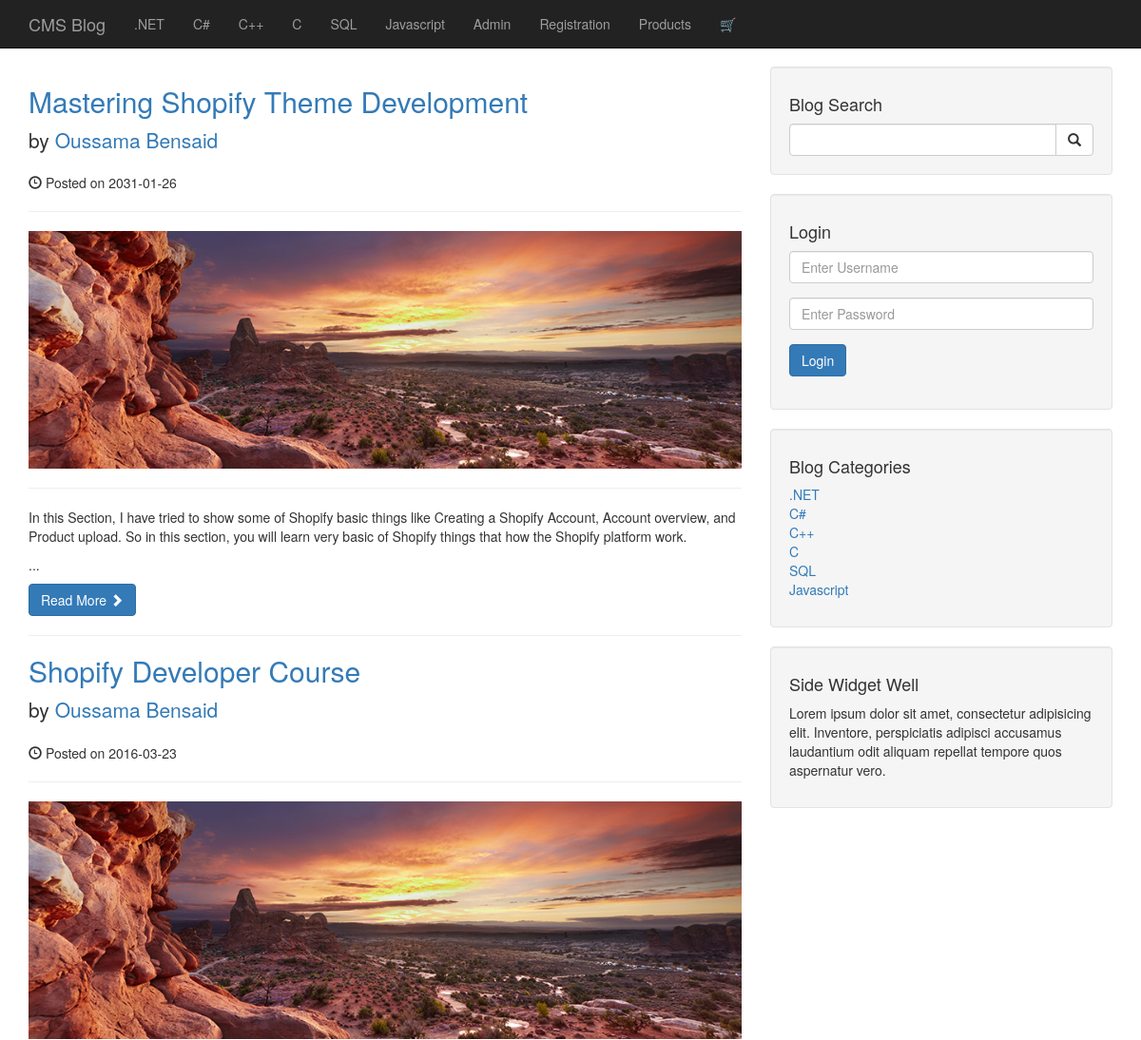
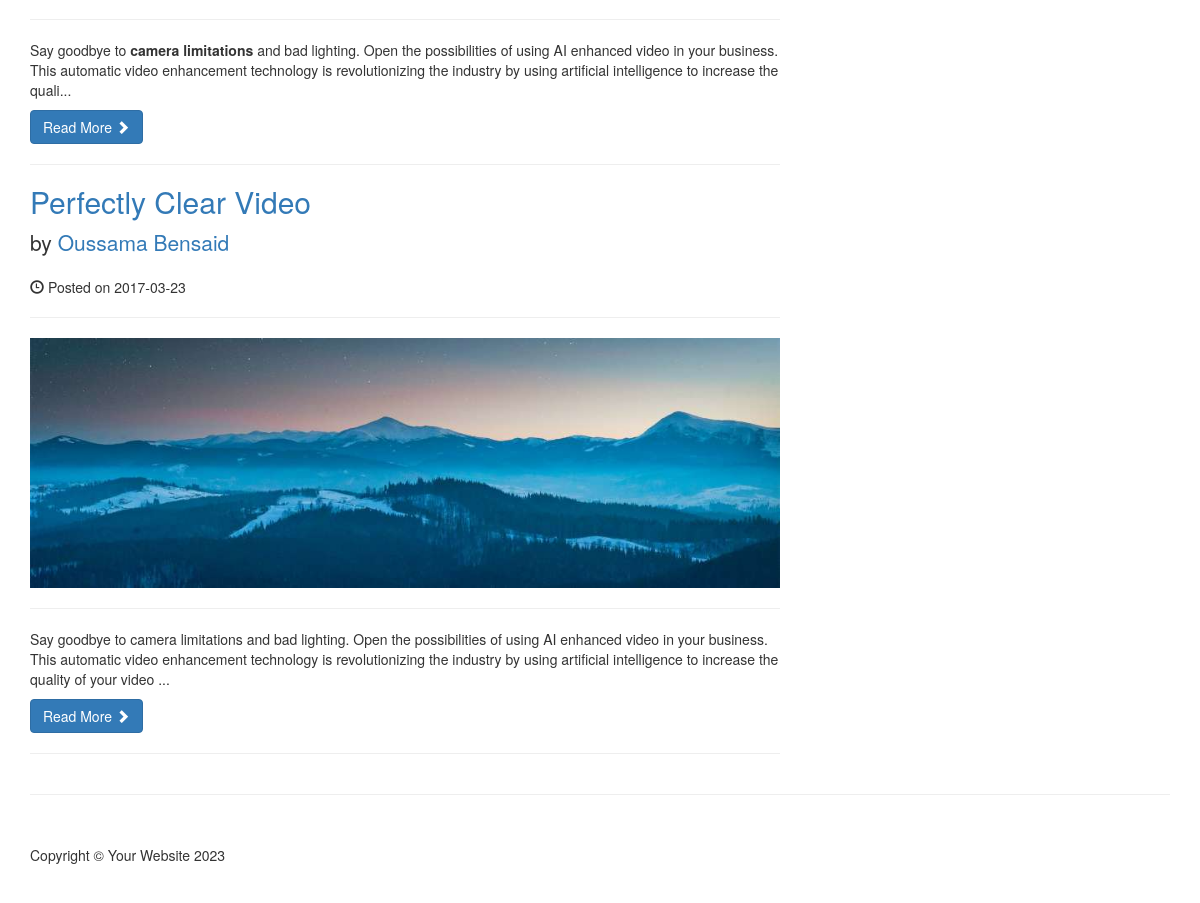
The page / on the database its author committed (2 pictures, top to bottom).
### tables this page shows
CREATE TABLE `categories` (
  `cat_id` int(3) NOT NULL,
  `cat_title` varchar(255) NOT NULL
);

CREATE TABLE `posts` (
  `post_id` int(3) NOT NULL,
  `post_category_id` int(11) NOT NULL,
  `post_title` varchar(255) NOT NULL,
  `post_author` varchar(255) NOT NULL,
  `post_date` date NOT NULL,
  `post_image` text NOT NULL,
  `post_content` text NOT NULL,
  `post_tags` varchar(255) NOT NULL,
  `post_comment_count` int(11) NOT NULL,
  `post_status` varchar(255) NOT NULL DEFAULT 'draft'
);

### index.php (the view, shortened to what this page needs)
<?php
include "includes/header.php";
include "includes/navigation.php";
?>
<div class="container">
    <div class="row">
        <div class="col-md-8">
            <?php
            $query = "SELECT * FROM posts WHERE post_status='Published'";
            $fetch_data = mysqli_query($connection, $query);
            if (mysqli_num_rows($fetch_data) == 0) {
                echo "<h1 class='text-center'>No content Found</h1>";
            } else {
                while ($Row = mysqli_fetch_assoc($fetch_data)) {
                    $post_id = $Row['post_id'];
                    $post_title = $Row['post_title'];
                    $post_author = $Row['post_author'];
                    $post_date = $Row['post_date'];
                    $post_image = $Row['post_image'];
                    $post_content = substr($Row['post_content'], 0, 270) . "...";
                    ?>
                    <h2>
                        <a href="post.php?p_id=<?php echo $post_id ?>"><?php echo $post_title ?></a>
                    </h2>
                    <p class="lead">
                        by <a href="index.php"><?php echo $post_author ?></a>
                    </p>
                    <p><span class="glyphicon glyphicon-time"></span> Posted on <?php echo $post_date ?></p>
                    <hr>
                    <a href="post.php?p_id=<?php echo $post_id ?>">
                        <img class="img-responsive" src="images/<?php echo $post_image ?>" alt="">
                    </a>
                    <hr>
                    <p><?php echo $post_content ?></p>
                    <a class="btn btn-primary" href="post.php?p_id=<?php echo $post_id ?>">Read More <span class="glyphicon glyphicon-chevron-right"></span></a>
                    <hr>
            <?php
                }
            } ?>
        </div>
        <?php
        include "includes/sidebar.php"
        ?>
    </div>
    <hr>
    <?php
    include "includes/footer.php"
    ?>

### includes/header.php (shortened to what this page needs)
<!DOCTYPE html>
<html lang="en">
<head>
    <link href="css/bootstrap.min.css" rel="stylesheet">
    <link href="css/blog-home.css" rel="stylesheet">
</head>
<body>

### includes/navigation.php (shortened to what this page needs)
<nav class="navbar navbar-inverse navbar-fixed-top" role="navigation">
    <div class="container">
        <div class="navbar-header">
            <a class="navbar-brand" href="index.php">CMS Blog</a>
        </div>
        <div class="collapse navbar-collapse" id="bs-example-navbar-collapse-1">
            <ul class="nav navbar-nav">
                <?php
                $query = "SELECT * FROM categories";
                $fetch_data = mysqli_query($connection, $query);
                while ($Row = mysqli_fetch_assoc($fetch_data)) {
                    $cat_title = $Row['cat_title'];
                    $cat_id = $Row['cat_id'];
                    echo "<li><a href='category.php?category=$cat_id'>$cat_title</a></li>";
                }
                ?>
                <li><a href='admin'>Admin</a></li>
                <li><a href='registration.php'>Registration</a></li>
                <li><a href='products.php'>Products</a></li>
                <li><a href='cart.php' title="Shopping Cart">🛒<i class="fa fa-shopping-cart"></i></a></li>
            </ul>
        </div>
    </div>
</nav>

### includes/sidebar.php
<div class="col-md-4">
    <div class="well">
        <h4>Blog Search</h4>
        <form action="search.php" method="POST">
            <div class="input-group">
                <input type="text" name="search" class="form-control">
                <span class="input-group-btn">
                    <button class="btn btn-default" type="submit" name="submit">
                        <span class="glyphicon glyphicon-search"></span>
                    </button>
                </span>
            </div>
        </form>
    </div>
    <div class="well">
        <h4>Login</h4>
        <form action="includes/login.php" method="POST">
            <div class="form-group">
                <input type="text" name="username" class="form-control" placeholder="Enter Username">
            </div>
            <div class="form-group">
                <input type="password" name="password" class="form-control" placeholder="Enter Password">
            </div>
            <div class="form-group">
                <button class="btn btn-primary" type="submit" name="login">
                    Login
                </button>
            </div>
        </form>
    </div>
    <div class="well">
        <h4>Blog Categories</h4>
        <div class="row">
            <div class="col-lg-12">
                <ul class="list-unstyled">
                    <?php
                    $query = "SELECT * FROM categories LIMIT 7";
                    $fetch_data = mysqli_query($connection, $query);
                    while ($Row = mysqli_fetch_assoc($fetch_data)) {
                        $cat_title = $Row['cat_title'];
                        $cat_id = $Row['cat_id'];
                        echo "<li><a href='category.php?category=$cat_id'>$cat_title</a></li>";
                    }
                    ?>
                </ul>
            </div>
        </div>
    </div>
    <?php
    include "widget.php";
    ?>
</div>

### includes/widget.php (shortened to what this page needs)
<div class="well">
    <h4>Side Widget Well</h4>
    <p>Lorem ipsum dolor sit amet, consectetur adipisicing elit. Inventore, perspiciatis adipisci accusamus laudantium odit aliquam repellat tempore quos aspernatur vero.</p>
</div>

### includes/footer.php (shortened to what this page needs)
<footer>
    <div class="row">
        <div class="col-lg-12">
            <p>Copyright &copy; Your Website 2023</p>
        </div>
    </div>
</footer>
</div>
</body>
</html>

### css/blog-home.css (style rules this page uses)
body { padding-top: 70px; }
footer { margin: 50px 0; }

### rows shown on the page
categories: cat_title ".NET"
categories: cat_title "C#"
categories: cat_title "C++"
categories: cat_title "C"
categories: cat_title "SQL"
categories: cat_title "Javascript"
posts: post_title "Mastering Shopify Theme Development", post_author "Oussama Bensaid", post_date "2031-01-26", post_image (picture), post_content "In this Section, I have tried to show some of Shopify basic things like Creating a Shopify Account, Account overview, and Product upload. So in this section, you will learn very basic of Shopify things that how the Shopify platform work. ..."
posts: post_title "Shopify Developer Course", post_author "Oussama Bensaid", post_date "2016-03-23", post_image (picture), post_content "Say goodbye to camera limitations and bad lighting. Open the possibilities of using AI enhanced video in your business. This automatic video enhancement technology is revolutionizing the industry by using artificial intelligence to increase the quali..."
posts: post_title "Perfectly Clear Video", post_author "Oussama Bensaid", post_date "2017-03-23", post_image (picture), post_content "Say goodbye to camera limitations and bad lighting. Open the possibilities of using AI enhanced video in your business. This automatic video enhancement technology is revolutionizing the industry by using artificial intelligence to increase the quality of your video ..."
